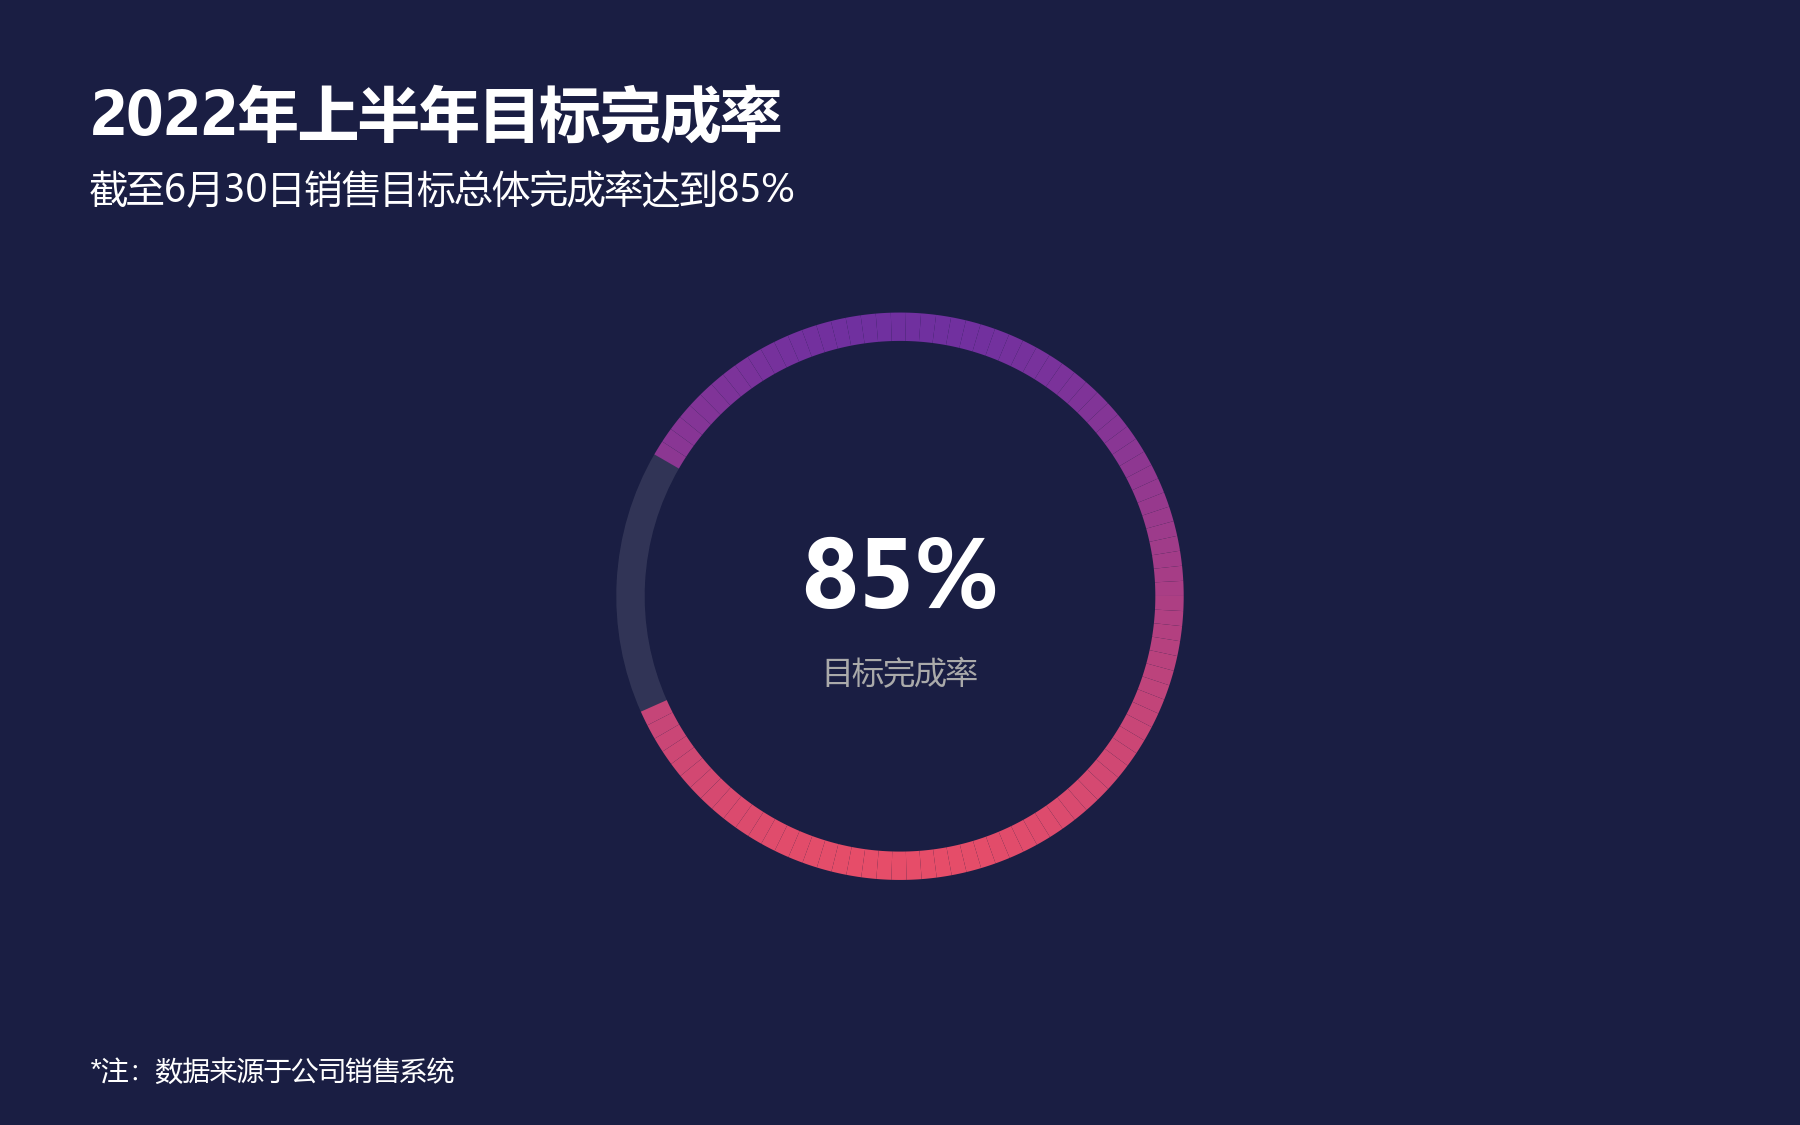

Python code for this plot:
# -*- coding: utf-8 -*-
"""14 单值圆环图 (依据 Excel chart13.xml 精确复刻)"""
import matplotlib
matplotlib.use('Agg')
import matplotlib.pyplot as plt
import matplotlib.patches as mpatches
import numpy as np

plt.rcParams['font.sans-serif'] = ['Microsoft YaHei', 'SimHei', 'Arial Unicode MS']
plt.rcParams['axes.unicode_minus'] = False

BG = '#1A1E43'
PURPLE = '#7030A0'
PINK = '#E74E69'

fig = plt.figure(figsize=(12, 7.5), facecolor=BG)

# 圆环区域 (居中偏下)
ax = fig.add_axes([0.28, 0.18, 0.44, 0.58], facecolor=BG)
ax.set_xlim(-1.15, 1.15)
ax.set_ylim(-1.15, 1.15)
ax.set_aspect('equal')
ax.axis('off')


def lerp_color(c1, c2, t):
    r1, g1, b1 = int(c1[1:3], 16), int(c1[3:5], 16), int(c1[5:7], 16)
    r2, g2, b2 = int(c2[1:3], 16), int(c2[3:5], 16), int(c2[5:7], 16)
    r = int(r1 + (r2 - r1) * t)
    g = int(g1 + (g2 - g1) * t)
    b = int(b1 + (b2 - b1) * t)
    return f'#{r:02X}{g:02X}{b:02X}'


# 圆环参数
r_outer = 1.0
r_inner = 0.90  # holeSize=90%
pct = 0.85

# 起始角度: Excel firstSliceAng=300 (顺时针, 0=顶部)
# 转换到 matplotlib (0=右侧, 逆时针): 90 - 300 = -210 = 150度
start_angle = 150

# 85% 弧: 渐变填充 (底部紫色 -> 顶部粉红), 顺时针绘制
arc_85 = pct * 360  # 306度
n_seg = 100
for i in range(n_seg):
    a1 = start_angle - (i / n_seg) * arc_85
    a2 = start_angle - ((i + 1) / n_seg) * arc_85
    a_center = (a1 + a2) / 2
    # 渐变: 底部(紫)到顶部(粉红), 基于 Y 坐标 (ang=90度, 从下到上)
    y = np.sin(np.radians(a_center))
    t = (y + 1) / 2
    color = lerp_color(PINK, PURPLE, t)
    w = mpatches.Wedge((0, 0), r_outer, a2, a1, width=r_outer - r_inner,
                       facecolor=color, edgecolor='none', zorder=2)
    ax.add_patch(w)

# 15% 弧: 淡白色 (alpha=10%)
arc_15 = (1 - pct) * 360  # 54度
a1 = start_angle - arc_85
a2 = a1 - arc_15
w = mpatches.Wedge((0, 0), r_outer, a2, a1, width=r_outer - r_inner,
                   facecolor=(1, 1, 1, 0.10), edgecolor='none', zorder=2)
ax.add_patch(w)

# 圆环中心 "85%"
ax.text(0, 0.05, '85%', ha='center', va='center', color='white',
        fontsize=44, fontweight='bold', zorder=3)
# 圆环下方 "目标完成率"
ax.text(0, -0.28, '目标完成率', ha='center', va='center',
        color='#AAAAAA', fontsize=15, zorder=3)

# 标题 / 副标题 / 注释
label_x = 0.05
fig.text(label_x, 0.88, '2022年上半年目标完成率', fontsize=29, fontweight='bold',
         color='white', ha='left')
fig.text(label_x, 0.82, '截至6月30日销售目标总体完成率达到85%',
         fontsize=18, color='white', ha='left')
fig.text(label_x, 0.04, '*注：数据来源于公司销售系统',
         fontsize=13, color='white', ha='left')

plt.savefig('14 单值圆环图.png', dpi=150, facecolor=BG)
print("已生成 14 单值圆环图.png")
